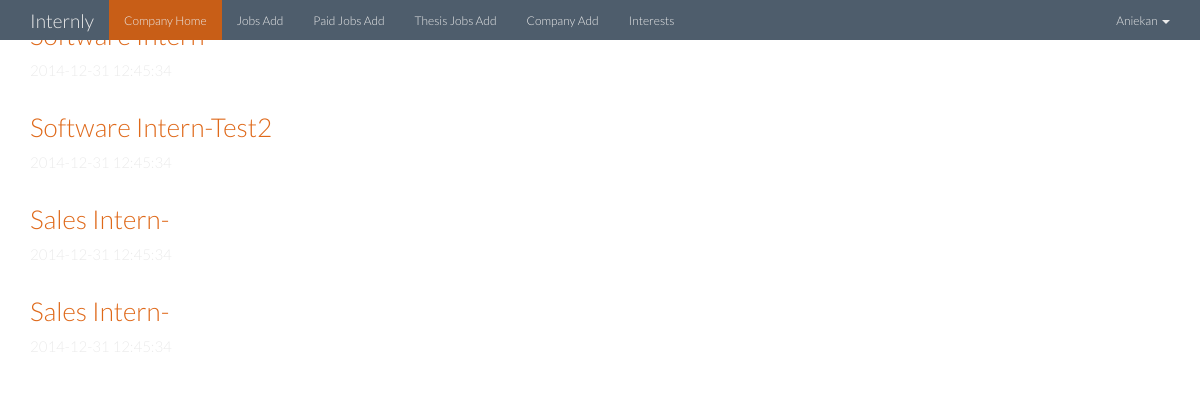
Screenshot of /unpaid/ (signed in) with the database file from the repository.
### Intern_reg/models.py (models this page shows, shortened)
class User(Base):
    __tablename__ = 'user'
    id = Column(Integer, primary_key=True)
    created = Column(DateTime, default=datetime.now)
    modified = Column(DateTime, default=datetime.now, onupdate=datetime.now)
    name = Column('name', String(200))
    email = Column(String(100), unique=True, nullable=False)
    active = Column(Boolean, default=True)
    admin = Column(Boolean, default=False)
    role = Column(Integer, default=ROLE_COMPANY_FREE)
    _password = Column('password', String(100))
    def _get_password(self):
        return self._password
    def _set_password(self, password):
        if password:
            password = password.strip()
        self._password = generate_password_hash(password)
    password_descriptor = property(_get_password, _set_password)
    password = synonym('_password', descriptor=password_descriptor)
    def is_authenticated(self):
        return True

class Unpaid(Base):
    __tablename__ = 'Unpaid'
    id = Column(Integer, primary_key=True)
    created = Column(DateTime, default=datetime.now)
    modified = Column(DateTime, default=datetime.now, onupdate=datetime.now)
    user_id = Column(Integer, ForeignKey('user.id'), nullable=False)
    user = relationship(User, lazy='joined', join_depth=1, viewonly=True)
    title = Column(String(255))
    company = Column(Text)
    description = Column(Text)
    website = Column(String(255))
    pub_date = Column(DateTime, nullable=False)

### Intern_reg/app.py (the view)
@app.route('/unpaid/')
def unpaid_list():
    appts = (db.session.query(Unpaid)
             .filter_by(user_id=current_user.id)
             .order_by(Unpaid.pub_date.asc()).all())
    return render_template('unpaid/index.html', appts=appts)

### Intern_reg/app.py (called while the page is built)
@login_manager.user_loader
def load_user(user_id):
    return db.session.query(User).get(user_id)

### Intern_reg/templates/unpaid/index.html (shortened to what this page needs)
{% extends 'company/base.html' %}
{% from 'unpaid/common.html' import detail %}
{% block main %}
<div class="row">
  {% for appt in appts %}
    <div class="span12">
      {{ detail(appt, link_title=true, show_edit=false, show_description=false) }}
    </div>
  {% else %}
    <h3 class="span12">No vacancies.</h3>
  {% endfor %}
</div>
{% endblock main %}

### Intern_reg/templates/company/base.html (shortened to what this page needs)
<!DOCTYPE html>
<html lang="en">
  <head>
    <link href="http://netdna.bootstrapcdn.com/bootstrap/3.1.0/css/bootstrap.min.css" rel="stylesheet">
    <link href="http://netdna.bootstrapcdn.com/font-awesome/4.0.3/css/font-awesome.min.css" rel="stylesheet">
     <link href="{{ url_for('static', filename='css/bootswatch.css') }}" rel="stylesheet" type="text/css">
</head>
  <body role="document">
    <div class="navbar navbar-inverse navbar-fixed-top" role="navigation">
      <div class="container">
        <div class="navbar-header">
          <a class="navbar-brand" href="#">Internly</a>
        </div>
        <div class="navbar-collapse collapse">
		  {% if current_user.is_authenticated() %}
		   <ul class="nav navbar-nav">
            <li class="active"><a href="/company/dashboard">Company Home</a></li>
			<li><a href="{{ url_for('unpaid_create') }}">Jobs Add</A></li>
			<li><a href="{{ url_for('paid_create') }}">Paid Jobs Add</A></li>
			<li><a href="{{ url_for('thesis_create') }}">Thesis Jobs Add</A></li>
			<li><a href="{{ url_for('company_create') }}">Company Add</A></li>
			<li><a href="{{ url_for('interest_list') }}">Interests</A></li>
          </ul>
		      <ul class="nav navbar-nav navbar-right">
              <li class="dropdown">
                <a href="#" class="dropdown-toggle" data-toggle="dropdown">{{ current_user.name }} <b class="caret"></b></a>
              </li>
            </ul>
			{% else %}
		  <ul class="nav navbar-nav navbar-right">
            <li><a target="_blank" href="#">Join</a></li>
            <li><a target="_blank" href="#">Login</a></li>
          </ul>
		  {% endif %}
        </div>
      </div>
    </div>
{% block main %}{% endblock main %}
  </body>
</html>

### Intern_reg/templates/unpaid/common.html (shortened to what this page needs)
{% macro detail(appt, link_title=false, show_edit=true, show_description=true) %}
  <div class="container">
    {% if link_title %}
      <h3><a href="{{ url_for('unpaid_detail', unpaid_id=appt.id) }}">{{ appt.title or '(untitled)' }}</a></h3>
    {% else %}
      <h3>{{ appt.title or '(untitled)' }}</h3>
    {% endif %}
    {% if appt.pub_date %}
      <p> {{ appt.pub_date }}</p>
    {% else %}
      <p><i class="icon-calendar"></i> {{ appt.pub_date }}</p>
    {% endif %}
  </div>
{% endmacro %}

### Intern_reg/templates/company/base.html (style rules this page uses)
.navbar-inverse { background-color: #4E5D6C; border-color: #080808; }
body { background-color: #ffffff; }

### rows the page displays
User: name "Aniekan"
Unpaid: pub_date "2014-12-31 12:45:34"
Unpaid: title "Software Intern-Test2", pub_date "2014-12-31 12:45:34"
Unpaid: title "Sales Intern-", pub_date "2014-12-31 12:45:34"
Unpaid: title "Sales Intern-", pub_date "2014-12-31 12:45:34"
